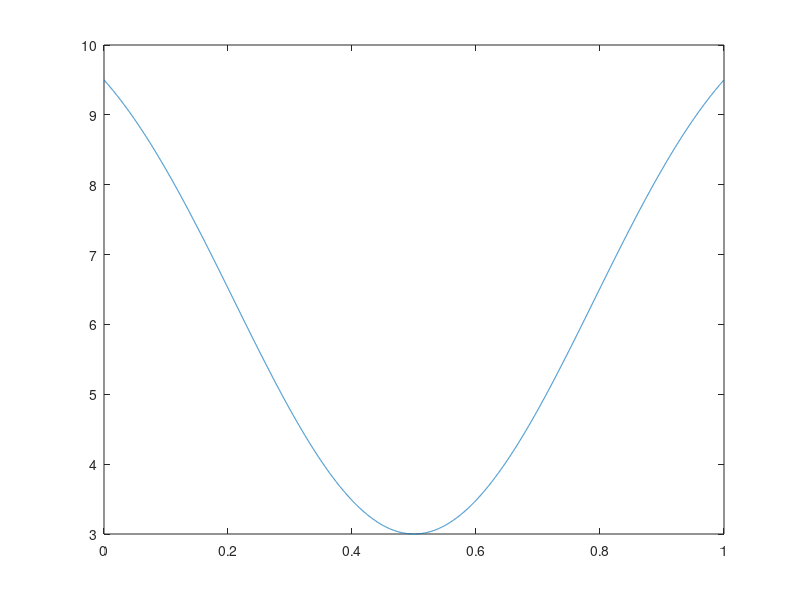

MATLAB code to generate this figure:
x=[0:0.0001:1];
A=2;
B=1;
S=-2;
u=x;
m1 = 5+10.*(u-0.5).^2+ cos(A.*u.^B.*pi)./(A.*2.^S);
plot(x,m1)
[row,col] = size(x);
%% the minima
index = round(col/2)
[mm,mxid] = min(m1(1,1:index));
[mm2,mxid2] = min(m1(1,index:col));
%% corresponding x 
xknee = [];
minx = x(mxid);
minx2 = x(mxid2+index-1);
xknee =[xknee;minx;minx2];